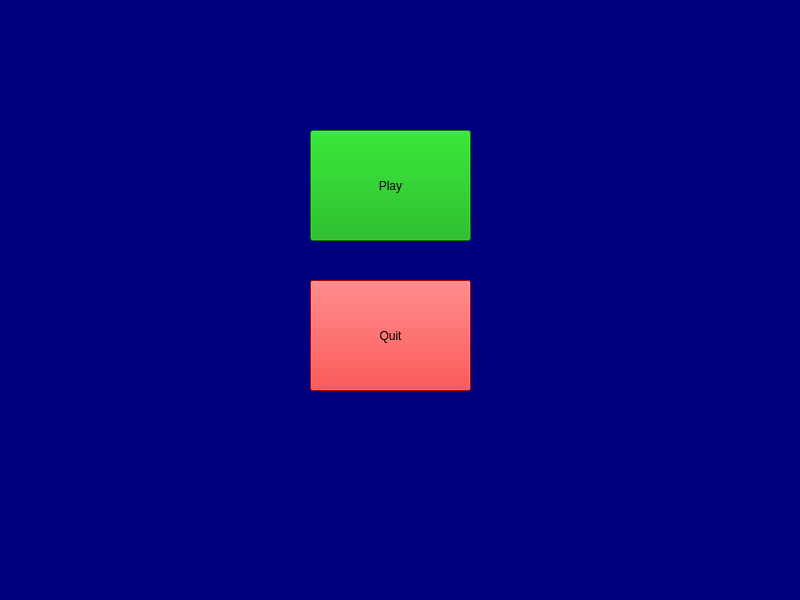
<?xml version="1.0" encoding="UTF-8"?>
<ui version="4.0">
 <class>gameUi</class>
 <widget class="QWidget" name="gameUi">
  <property name="geometry">
   <rect>
    <x>0</x>
    <y>0</y>
    <width>800</width>
    <height>600</height>
   </rect>
  </property>
  <property name="windowTitle">
   <string>Form</string>
  </property>
  <property name="styleSheet">
   <string notr="true">background-color: rgb(0, 0, 127);</string>
  </property>
  <widget class="QPushButton" name="pBtnPlay">
   <property name="geometry">
    <rect>
     <x>310</x>
     <y>130</y>
     <width>161</width>
     <height>111</height>
    </rect>
   </property>
   <property name="styleSheet">
    <string notr="true">background-color: rgb(0, 170, 0);
font: italic 14pt &quot;STHupo&quot;;</string>
   </property>
   <property name="text">
    <string>Play</string>
   </property>
  </widget>
  <widget class="QPushButton" name="pBtnQuit">
   <property name="geometry">
    <rect>
     <x>310</x>
     <y>280</y>
     <width>161</width>
     <height>111</height>
    </rect>
   </property>
   <property name="styleSheet">
    <string notr="true">background-color: rgb(255, 0, 0);
font: italic 14pt &quot;STHupo&quot;;</string>
   </property>
   <property name="text">
    <string>Quit</string>
   </property>
  </widget>
 </widget>
 <resources/>
 <connections/>
</ui>
